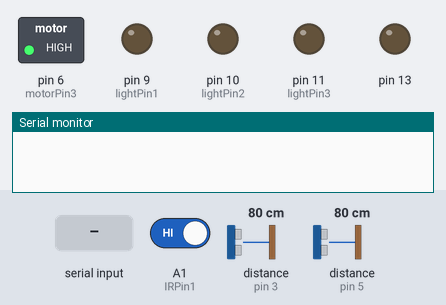
The sketch below on a simulated Arduino Uno, built with avr-gcc and run on an emulated ATmega328P. Shown: switched loads named in the sketch (green lamp = pin HIGH), output pins drawn as LEDs (lit = HIGH), the last lines printed to the serial monitor. The test bench sets the inputs (shaded band); at power-on: A1 (IRPin1) HIGH, distance to the obstacle (sensors on pin 3, pin 5) 80 cm. The echo pulse lasts 58.3 µs per cm; pins used as bus, display or sensor lines are not drawn.

Above: at 0.8 s.
0.9 s: A1 (IRPin1) driven LOW
2.5 s: "1\n" received over Serial
At 3.2 s:
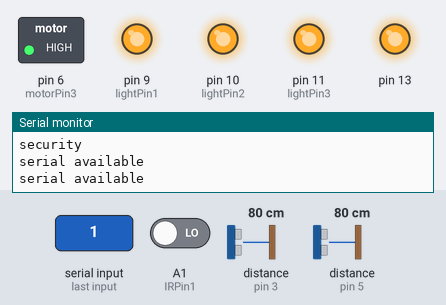
5.1 s: distance to the obstacle (sensor on pin 3) set to 18 cm
Timing chart, 0 to 8.1 s (numbered marks = the images above; inputs shaded):
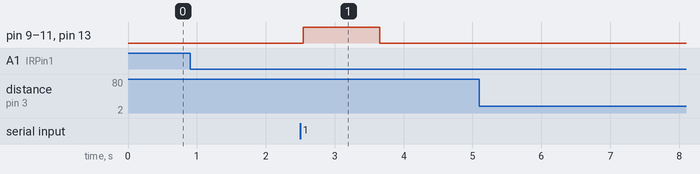

Measured:
- after the input at 2.5 s, pin 9 (lightPin1), pin 10 (lightPin2), pin 11 (lightPin3), pin 13: LOW → HIGH at once, → LOW 1.1 s later

The sketch:

slave_sketch.ino
```cpp
//  IR sensor sends a boot up signal and a light switch flip, computer detects face for security, and unlocks gestures for the rest

const int trigPin1 = 2; // the number of the trigger output pin ( sensor 1 )
const int echoPin1 = 3; // the number of the echo input pin ( sensor 1 )
const int trigPin2 = 4;  // the number of the trigger output pin ( sensor 2 )
const int echoPin2 = 5;  // the number of the echo input pin ( sensor 2 )
const int lightPin1 = 9; // the number of the LED input pin
const int lightPin2 = 10; // the number of the LED input pin
const int lightPin3 = 11; // the number of the LED input pin
const int motorPin1 = 9; // the number of the first motor input pin
const int motorPin2 = 10; // the number of the second motor input pin
const int motorPin3 = 6; // the number of the third motor input pin
const int IRPin1 = A1; // the number of the IR sensor input pin

int l1 = 0; // state variable for lights

// variables used for distance calculation
long duration;
int distance1, distance2;
float r;
unsigned long temp=0;
int temp1=0;
int l=0;
////////////////////////////////

void find_distance (void);

// this function returns the value in cm.

void find_distance (void)
{
  digitalWrite(trigPin1, LOW);
  delayMicroseconds(2);
  digitalWrite(trigPin1, HIGH);
  delayMicroseconds(10);
  digitalWrite(trigPin1, LOW);

  duration = pulseIn(echoPin1, HIGH, 5000);// here this pulse in function wont wait more then 5000us for the ultrasonic sound to came back. (due to this it wont measure more than 60cm)
                                           // it helps this project to use the gesture control in the defined space.
                                           // so that, it will return zero if distance greater then 60m. ( it helps usually if we remove our hands infront of the sensors ).

  r = 3.4 * duration / 2;                  // calculation to get the measurement in cm using the time returned by the pulsein function.
  distance1 = r / 100.00;
  /////////////////////////////////////////upper part for left sensor and lower part for right sensor
  digitalWrite(trigPin2, LOW);
  delayMicroseconds(2);
  digitalWrite(trigPin2, HIGH);
  delayMicroseconds(10);
  digitalWrite(trigPin2, LOW);

  duration = pulseIn(echoPin2, HIGH, 5000);
  r = 3.4 * duration / 2;
  distance2 = r / 100.00;
  delay(100);
}

void bootup(void)
{
  a :
  if(digitalRead(IRPin1) == LOW)
  {
    //digitalWrite(motorPin1, HIGH); // engages motor to trigger switch
    //digitalWrite(motorPin2, LOW);
    delay(100);
    //digitalWrite(motorPin1, LOW);
    //digitalWrite(motorPin2, HIGH);
    Serial.println("security");
  }
  else goto a ;
}

void toggleLights()
{
  if (Serial.available() > 0)
  {
    Serial.println("serial available");
    l1 = Serial.parseInt();
    if (l1 == 1)
    {
      digitalWrite(lightPin1, HIGH);
      digitalWrite(lightPin2, HIGH);
      digitalWrite(lightPin3, HIGH);
      digitalWrite(13, HIGH);
    }

    else if (l1 == 0)
    {
      digitalWrite(lightPin1, LOW);
      digitalWrite(lightPin2, LOW);
      digitalWrite(lightPin3, LOW);
      digitalWrite(13, LOW);
    }
  }

}

void setup()
{
  // put your setup code here, to run once

  Serial.begin(9600);
  pinMode(trigPin1, OUTPUT); // initialize the trigger and echo pins of both the sensor as input and output:
  pinMode(echoPin1, INPUT);
  pinMode(trigPin2, OUTPUT);
  pinMode(echoPin2, INPUT);
  pinMode(lightPin1, OUTPUT);
  pinMode(lightPin2, OUTPUT);
  pinMode(lightPin3, OUTPUT);
  pinMode(motorPin1, OUTPUT);
  pinMode(motorPin2, OUTPUT);
  pinMode(motorPin3, OUTPUT);
  pinMode(13, OUTPUT);
  pinMode(IRPin1, INPUT);
  analogWrite(motorPin3,255);

  bootup();
}

void loop()
{
  // put your main code here, to run repeatedly:

  toggleLights();

  find_distance(); // this function will stores the current distance measured by the ultrasonic sensor in the global variable "distance1 and distance2"
                   // no matter what, the program has to call this "find_distance" function continuously to get the distance value at all time.

  if(distance2<=35 && distance2>=15) // once if we placed our hands in front of the right sensor in the range between 15 to 35cm this condition becomes true.
  {
    temp=millis();                   // store the current time in the variable temp. (" millis " Returns the number of milliseconds since the Arduino board began running the current program )
    while(millis()<=(temp+300))      // this loop measures the distance for another 300 milliseconds. ( it helps to find the difference between the swipe and stay of our hand in front of the right sensor )
    find_distance();
    if(distance2<=35 && distance2>=15) // this condition will true if we place our hand in front of the right sensor for more then 300 milli seconds.
    {
     temp=distance2;                         // store the current position of our hand in the variable temp.
     while(distance2<=50 || distance2==0)    // this loop will run untill we removes our hand in front of the right sensor.
     {
       find_distance();                      // call this function continuously to get the live data.
       if((temp+6)<distance2)                // this condition becomes true if we moves our hand away from the right sensor (**but in front of it ). here " temp+6 " is for calibration.
       {
        // Serial.println("down");               // send "down" serially. Commented as function not required atm
       }
       else if((temp-6)>distance2)           // this condition becomes true if we moves our hand closer to the right sensor.
       {
        // Serial.println("up");                // send "up" serially. Commented as function not required atm
       }
     }
    }
    else                                     // this condition becomes true, if we only swipe in front of the right sensor .
    {
      Serial.println("next");                // send "next" serially.
    }
  }

  else if(distance1<=35 && distance1>=15)   // once if we placed our hands in front of the left sensor in the range between 15 to 35cm this condition becomes true.
  {

    temp=millis();

    while(millis()<=(temp+300))
    {
       find_distance();
       if(distance2<=35 && distance2>=15)  // if our hand detects in the right sensor before 300 milli seconds this condition becomes true. ( usually it happens if we swipe our hand from left to right sensor )
       {
         //Serial.println("change");         // send "change" serially. Commented as function not required atm
         l=1;                              // store 1 in variable l. ( it avoids the program to enter into the upcoming if condition )
         break;                            // break the loop.
       }
    }

    if(l==0)                               // this condition will become true, only if we swipe our hand in front of left sensor.
    {
    Serial.println("select");            // send "select" serially.
    while(distance1<=35 && distance1>=15) // this loop will rotate untill we removes our hand infront of the left sensor. this will avoid not to enter this if condition again.
    find_distance();
    }
    l=0;                                  // make l=0 for the next round.
   }
}
```
